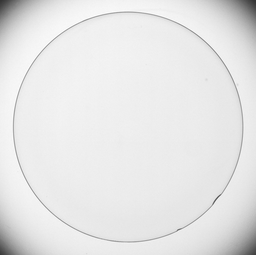
#> input picture Script/Lab 5/Fig02.tif, 256 x 255 px, shrunk from 937 x 932 before the run
$ python 'Task1(median,min,max filters).py'
#> lines starting #> are read from the running program, lines starting #| are printed output that depends on the picture
import numpy as np
import cv2 as cv
import matplotlib.pyplot as plt


def readimg_grey(path):
    img = cv.imread(path, cv.IMREAD_GRAYSCALE)
    img_data = np.array(img)
    return img_data
def readimg_color(path):
    img = cv.imread(path)
    img_data = np.array(img)
    return img_data

def filter_median(img1, size = 3):
    img = img1.copy()
    x,y = img.shape
    pad_img = img.copy()
    pad_img = np.pad(pad_img, (size//2, size//2), 'constant')
    for i in range(x):
        for j in range(y):
            neighbors = pad_img[i:i+size, j:j+size]
            median1 = np.median(neighbors.flatten())
            img[i,j] = median1

    return img

def filter_min(img1, size = 3):
    img = img1.copy()
    x,y = img.shape
    pad_img = img.copy()
    pad_img = np.pad(pad_img, (size//2, size//2), 'constant')
    for i in range(x):
        for j in range(y):
            neighbors = pad_img[i:i+size, j:j+size]
            median1 = np.min(neighbors.flatten())
            img[i,j] = median1

    return img

def filter_max(img1, size = 3):
    img = img1.copy()
    x , y = img.shape
    pad_img = img.copy()
    pad_img = np.pad(pad_img, (size//2, size//2), 'constant')
    for i in range(x):
        for j in range(y):
            neighbors = pad_img[i:i+size, j:j+size]
            median1 = np.max(neighbors.flatten())
            img[i,j] = median1
    return img

original = readimg_grey("F:Fig02.tif")
img1 = readimg_grey(r"Fig02.tif")
#> call 2 of readimg_grey, with path = 'Fig02.tif'
#> in readimg_grey, img is the input picture: shape (255, 256); min 52, max 255, mean 229.7
img2 = readimg_grey(r"Fig02.tif")


plt.subplot(2,4,1)
plt.imshow(img1, cmap = 'gray')
plt.title("Original")

plt.subplot(2,4,2)
plt.imshow(filter_median(img1,3), cmap = 'gray')
plt.title("Median 3x3")

plt.subplot(2,4,3)
plt.imshow(filter_median(img1,15), cmap = 'gray')
#> call 2 of filter_median, with size = 15
#> in filter_median (call 2), `pad_img = np.pad(pad_img, (size//2, size//2), 'constant')`:
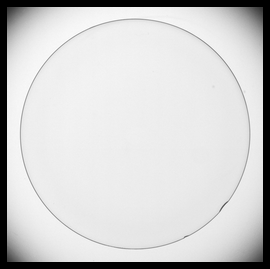
#> pad_img: shape (269, 270); min 0, max 255, mean 206.5
plt.title("Median 15x15")

plt.subplot(2,4,4)
plt.imshow(filter_median(img1,31), cmap = 'gray')
#> call 3 of filter_median, with size = 31
#> in filter_median (call 3), `pad_img = np.pad(pad_img, (size//2, size//2), 'constant')`:
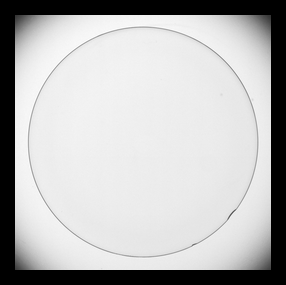
#> pad_img: shape (285, 286); min 0, max 255, mean 184
plt.title("Median 31x31")

plt.subplot(2,4,5)
plt.imshow(img2, cmap = 'gray')
plt.title("Original")

plt.subplot(2,4,6)
plt.imshow(filter_median(img2,3), cmap = 'gray')
plt.title("Median 3x3")

plt.subplot(2,4,7)
plt.imshow(filter_median(img2,15), cmap = 'gray')
plt.title("Median 15x15")

plt.subplot(2,4,8)
plt.imshow(filter_median(img2,31), cmap = 'gray')
plt.title("Median 31x31")

plt.figure()

plt.subplot(2,4,1)
plt.imshow(img1, cmap = 'gray')
plt.title("Original")

plt.subplot(2,4,2)
plt.imshow(filter_min(img1,3), cmap = 'gray')
#> after the loop in filter_min, `for i in range(x):`:
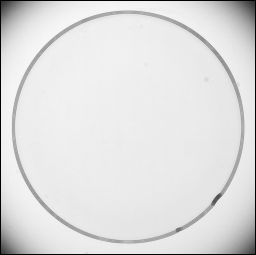
#> img: shape (255, 256); min 0, max 246, mean 223.2
plt.title("min 3x3")

plt.subplot(2,4,3)
plt.imshow(filter_min(img1,15), cmap = 'gray')
#> call 2 of filter_min, with size = 15
#> after the loop in filter_min (call 2), `for i in range(x):`:
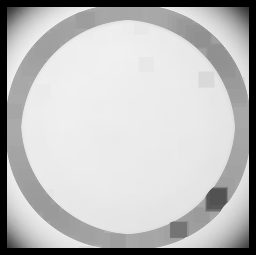
#> img: shape (255, 256); min 0, max 240, mean 188
plt.title("min 15x15")

plt.subplot(2,4,4)
plt.imshow(filter_min(img1,31), cmap = 'gray')
#> call 3 of filter_min, with size = 31
#> after the loop in filter_min (call 3), `for i in range(x):`:
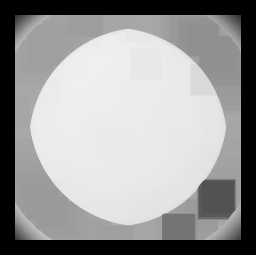
#> img: shape (255, 256); min 0, max 239, mean 152.8
plt.title("min 31x31")

plt.subplot(2,4,5)
plt.imshow(img2, cmap = 'gray')
plt.title("Original")

plt.subplot(2,4,6)
plt.imshow(filter_min(img2,3), cmap = 'gray')
plt.title("min 3x3")

plt.subplot(2,4,7)
plt.imshow(filter_min(img2,15), cmap = 'gray')
plt.title("min 15x15")

plt.subplot(2,4,8)
plt.imshow(filter_min(img2,31), cmap = 'gray')
plt.title("min 31x31")

plt.figure()

plt.subplot(2,4,1)
plt.imshow(img1, cmap = 'gray')
plt.title("Original")

plt.subplot(2,4,2)
plt.imshow(filter_max(img1,3), cmap = 'gray')
plt.title("max 3x3")

plt.subplot(2,4,3)
plt.imshow(filter_max(img1,15), cmap = 'gray')
#> call 2 of filter_max, with size = 15
#> after the loop in filter_max (call 2), `for i in range(x):`:
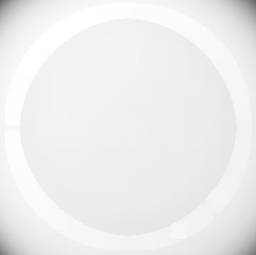
#> img: shape (255, 256); min 100, max 255, mean 238
plt.title("max 15x15")

plt.subplot(2,4,4)
plt.imshow(filter_max(img1,31), cmap = 'gray')
#> call 3 of filter_max, with size = 31
#> after the loop in filter_max (call 3), `for i in range(x):`:
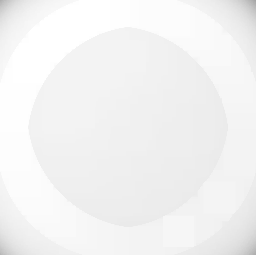
#> img: shape (255, 256); min 165, max 255, mean 242.7
plt.title("max 31x31")

plt.subplot(2,4,5)
plt.imshow(img2, cmap = 'gray')
plt.title("Original")

plt.subplot(2,4,6)
plt.imshow(filter_max(img2,3), cmap = 'gray')
plt.title("max 3x3")

plt.subplot(2,4,7)
plt.imshow(filter_max(img2,15), cmap = 'gray')
plt.title("max 15x15")

plt.subplot(2,4,8)
plt.imshow(filter_max(img2,31), cmap = 'gray')
plt.title("max 31x31")


plt.show()

$ run again, with Script/Lab 5/Fig01.tif copied over Script/Lab 5/Fig02.tif
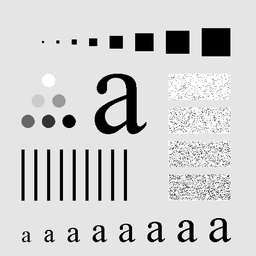
#> input picture Script/Lab 5/Fig01.tif, 256 x 256 px, shrunk from 500 x 500 before the run
#> in readimg_grey, img is the input picture: shape (256, 256); min 0, max 255, mean 207.4
#> pad_img: shape (270, 270)
#> pad_img: shape (286, 286)
#> after the loop in filter_min (call 3), `for i in range(x):`:
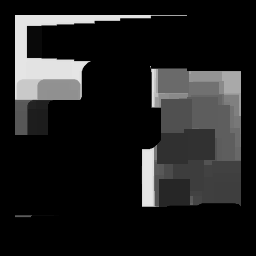
#> img: shape (256, 256); min 0, max 229, mean 31.9
#> after the loop in filter_max (call 3), `for i in range(x):`:
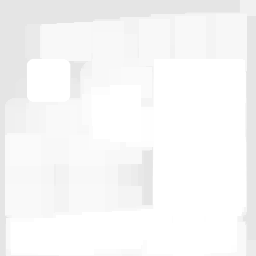
#> img: shape (256, 256); min 229, max 255, mean 247.6

$ run again, with Script/Lab 5/Fig03.tif copied over Script/Lab 5/Fig02.tif
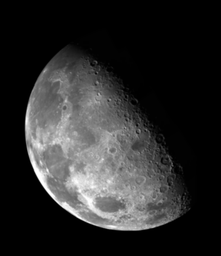
#> input picture Script/Lab 5/Fig03.tif, 221 x 256 px, shrunk from 466 x 540 before the run
#> in readimg_grey, img is the input picture: shape (256, 221); min 0, max 255, mean 42.7
#> pad_img: shape (270, 235)
#> pad_img: shape (286, 251)
#> after the loop in filter_max (call 2), `for i in range(x):`:
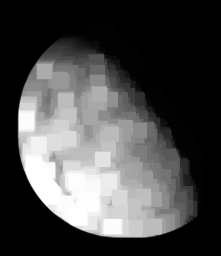
#> img: shape (256, 221); min 0, max 255, mean 73.2
#> after the loop in filter_max (call 3), `for i in range(x):`:
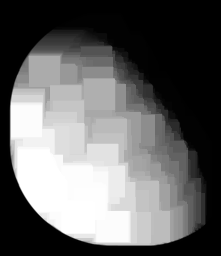
#> img: shape (256, 221); min 0, max 255, mean 99.5
